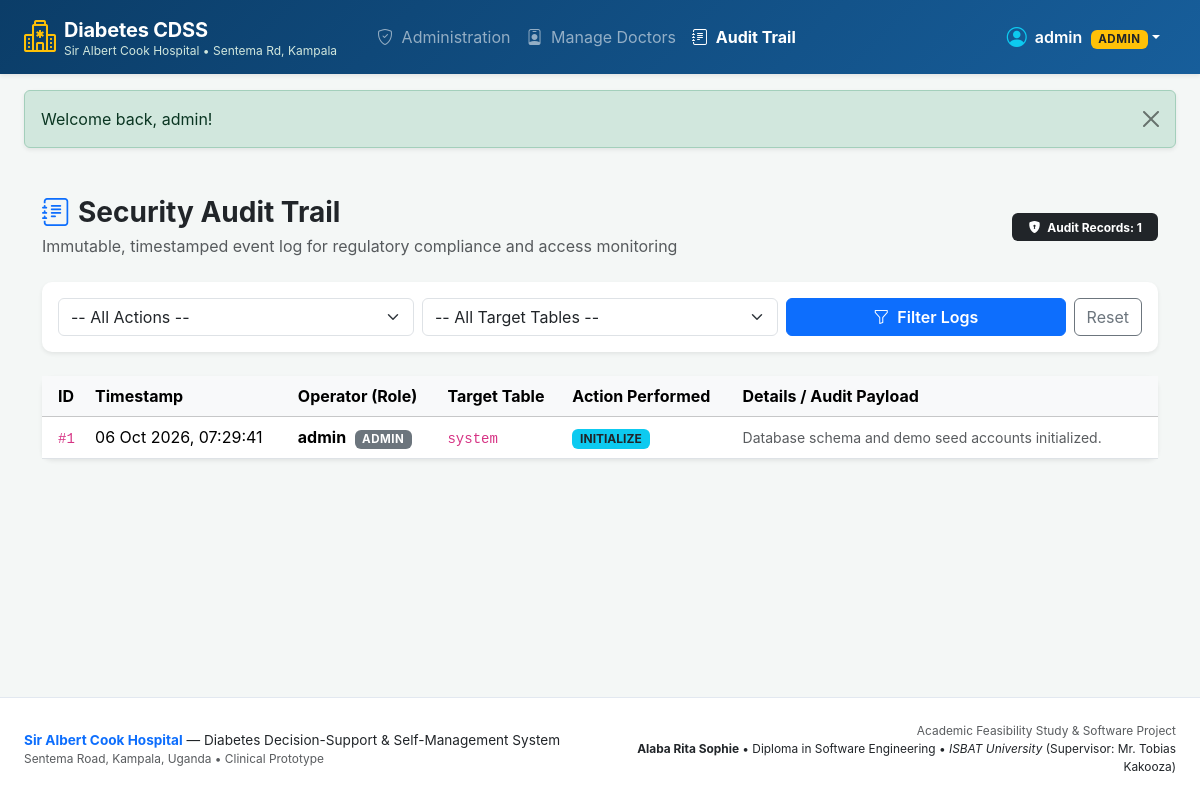
The app's page /admin/audit_trail.php (signed in) with its own data.
### tables this page shows
CREATE TABLE IF NOT EXISTS `audit_logs` (
    `log_id` INT AUTO_INCREMENT PRIMARY KEY,
    `user_id` INT NULL,
    `target_table` VARCHAR(50) NOT NULL,
    `action` VARCHAR(50) NOT NULL,
    `details` TEXT NOT NULL,
    `created_at` TIMESTAMP DEFAULT CURRENT_TIMESTAMP,
    CONSTRAINT `fk_audit_user` FOREIGN KEY (`user_id`) 
        REFERENCES `users` (`user_id`) ON DELETE SET NULL,
    INDEX `idx_audit_action` (`target_table`, `action`, `created_at`)
);

CREATE TABLE IF NOT EXISTS `users` (
    `user_id` INT AUTO_INCREMENT PRIMARY KEY,
    `username` VARCHAR(50) NOT NULL UNIQUE,
    `password_hash` VARCHAR(255) NOT NULL,
    `role` ENUM('patient', 'clinician', 'admin') NOT NULL,
    `email` VARCHAR(100) NOT NULL UNIQUE,
    `created_at` TIMESTAMP DEFAULT CURRENT_TIMESTAMP
);

### includes/auth.php (called while the page is built, shortened)
<?php
require_once __DIR__ . '/helpers.php';
function is_logged_in() {
    return isset($_SESSION['user_id']) && !empty($_SESSION['user_id']);
}
function current_user() {
    return [
        'user_id'   => $_SESSION['user_id'],
        'username'  => $_SESSION['username'],
        'role'      => $_SESSION['role'],
        'email'     => $_SESSION['email'] ?? '',
        'full_name' => $_SESSION['full_name'] ?? $_SESSION['username']
    ];
}

### admin/audit_trail.php (the view, shortened to what this page needs)
<?php
require_once __DIR__ . '/../includes/helpers.php';
require_once __DIR__ . '/../includes/auth.php';
$pdo = get_db_connection();
$sql = "
    SELECT a.*, u.username, u.role
    FROM audit_logs a
    LEFT JOIN users u ON a.user_id = u.user_id
    WHERE 1=1
";
$params = [];
$sql .= " ORDER BY a.created_at DESC LIMIT 100";
$stmt = $pdo->prepare($sql);
$stmt->execute($params);
$logs = $stmt->fetchAll();
require_once __DIR__ . '/../includes/header.php';
?>
<div class="container py-3">
    <div class="d-flex justify-content-between align-items-center mb-4">
        <div>
            <h3 class="fw-bold mb-1"><i class="bi bi-journal-text text-primary me-2"></i>Security Audit Trail</h3>
            <p class="text-muted mb-0">Immutable, timestamped event log for regulatory compliance and access monitoring</p>
        </div>
        <span class="badge bg-dark py-2 px-3">
            <i class="bi bi-shield-lock-fill me-1"></i> Audit Records: <?= count($logs) ?>
        </span>
    </div>
    <div class="card shadow-sm border-0 mb-4">
        <div class="card-body p-3">
            <form method="GET" action="audit_trail.php" class="row g-2 align-items-center">
                <div class="col-md-4">
                    <select name="action" class="form-select">
                        <option value="">-- All Actions --</option>
                    </select>
                </div>
                <div class="col-md-4">
                    <select name="table" class="form-select">
                        <option value="">-- All Target Tables --</option>
                    </select>
                </div>
                <div class="col-md-4 d-flex gap-2">
                    <button type="submit" class="btn btn-primary fw-semibold flex-grow-1">
                        <i class="bi bi-funnel me-1"></i> Filter Logs
                    </button>
                    <a href="audit_trail.php" class="btn btn-outline-secondary">Reset</a>
                </div>
            </form>
        </div>
    </div>
    <div class="card shadow-sm border-0">
        <div class="card-body p-0">
            <div class="table-responsive">
                <table class="table table-hover align-middle mb-0">
                    <thead class="table-light">
                        <tr>
                            <th class="ps-3">ID</th>
                            <th>Timestamp</th>
                            <th>Operator (Role)</th>
                            <th>Target Table</th>
                            <th>Action Performed</th>
                            <th class="pe-3">Details / Audit Payload</th>
                        </tr>
                    </thead>
                    <tbody>
                        <?php if (empty($logs)): ?>
                            <tr><td colspan="6" class="text-center py-4 text-muted">No matching audit logs found.</td></tr>
                        <?php else: ?>
                            <?php foreach ($logs as $log): ?>
                                <tr>
                                    <td class="ps-3"><code>#<?= $log['log_id'] ?></code></td>
                                    <td><?= date('d M Y, H:i:s', strtotime($log['created_at'])) ?></td>
                                    <td>
                                        <?php if ($log['username']): ?>
                                            <strong><?= htmlspecialchars($log['username']) ?></strong>
                                            <span class="badge bg-secondary badge-role ms-1"><?= htmlspecialchars($log['role']) ?></span>
                                        <?php else: ?>
                                            <span class="text-muted">System</span>
                                        <?php endif; ?>
                                    </td>
                                    <td><code><?= htmlspecialchars($log['target_table']) ?></code></td>
                                    <td>
                                        <span class="badge bg-info text-dark fw-bold"><?= htmlspecialchars($log['action']) ?></span>
                                    </td>
                                    <td class="pe-3 small text-muted"><?= htmlspecialchars($log['details']) ?></td>
                                </tr>
                            <?php endforeach; ?>
                        <?php endif; ?>
                    </tbody>
                </table>
            </div>
        </div>
    </div>
</div>
<?php require_once __DIR__ . '/../includes/footer.php'; ?>

### includes/header.php (shortened to what this page needs)
<?php
require_once __DIR__ . '/helpers.php';
require_once __DIR__ . '/auth.php';
$user = current_user();
?>
<!DOCTYPE html>
<html lang="en">
<head>
    <link href="https://cdn.jsdelivr.net/npm/bootstrap@5.3.2/dist/css/bootstrap.min.css" rel="stylesheet">
    <link rel="stylesheet" href="https://cdn.jsdelivr.net/npm/bootstrap-icons@1.11.3/font/bootstrap-icons.min.css">
</head>
<body>
<nav class="navbar navbar-expand-lg navbar-dark navbar-med shadow-sm sticky-top">
    <div class="container-fluid px-lg-4">
        <a class="navbar-brand d-flex align-items-center" href="<?= BASE_URL ?>">
            <i class="bi bi-hospital fs-2 me-2 text-warning"></i>
            <div>
                <span class="hospital-brand">Diabetes CDSS</span>
                <span class="hospital-subtitle">Sir Albert Cook Hospital • Sentema Rd, Kampala</span>
            </div>
        </a>
        <div class="collapse navbar-collapse" id="topNav">
            <ul class="navbar-nav me-auto mb-2 mb-lg-0 ms-lg-3">
                <?php if (is_logged_in()): ?>
                    <?php if ($_SESSION['role'] === 'patient'): ?>
                        <li class="nav-item">
                            <a class="nav-link <?= (str_contains($_SERVER['REQUEST_URI'], 'patient/dashboard')) ? 'active fw-bold' : '' ?>" href="<?= BASE_URL ?>patient/dashboard.php">
                                <i class="bi bi-speedometer2 me-1"></i> My Dashboard
                            </a>
                        </li>
                        <li class="nav-item">
                            <a class="nav-link <?= (str_contains($_SERVER['REQUEST_URI'], 'patient/log_glucose')) ? 'active fw-bold' : '' ?>" href="<?= BASE_URL ?>patient/log_glucose.php">
                                <i class="bi bi-plus-circle me-1"></i> Log Reading
                            </a>
                        </li>
                        <li class="nav-item">
                            <a class="nav-link <?= (str_contains($_SERVER['REQUEST_URI'], 'patient/history')) ? 'active fw-bold' : '' ?>" href="<?= BASE_URL ?>patient/history.php">
                                <i class="bi bi-graph-up me-1"></i> Glucose History
                            </a>
                        </li>
                    <?php elseif ($_SESSION['role'] === 'admin'): ?>
                        <li class="nav-item">
                            <a class="nav-link <?= (str_contains($_SERVER['REQUEST_URI'], 'admin/dashboard')) ? 'active fw-bold' : '' ?>" href="<?= BASE_URL ?>admin/dashboard.php">
                                <i class="bi bi-shield-check me-1"></i> Administration
                            </a>
                        </li>
                        <li class="nav-item">
                            <a class="nav-link <?= (str_contains($_SERVER['REQUEST_URI'], 'admin/manage_clinicians')) ? 'active fw-bold' : '' ?>" href="<?= BASE_URL ?>admin/manage_clinicians.php">
                                <i class="bi bi-person-badge me-1"></i> Manage Doctors
                            </a>
                        </li>
                        <li class="nav-item">
                            <a class="nav-link <?= (str_contains($_SERVER['REQUEST_URI'], 'admin/audit_trail')) ? 'active fw-bold' : '' ?>" href="<?= BASE_URL ?>admin/audit_trail.php">
                                <i class="bi bi-journal-text me-1"></i> Audit Trail
                            </a>
                        </li>
                    <?php endif; ?>
                <?php endif; ?>
            </ul>
            <ul class="navbar-nav ms-auto align-items-lg-center">
                <?php if (is_logged_in()): ?>
                    <li class="nav-item dropdown me-2">
                        <a class="nav-link dropdown-toggle text-white d-flex align-items-center" href="#" role="button" data-bs-toggle="dropdown">
                            <i class="bi bi-person-circle fs-5 me-2 text-info"></i>
                            <div>
                                <span class="fw-semibold"><?= htmlspecialchars($user['full_name']) ?></span>
                                <span class="badge bg-warning text-dark ms-1 badge-role"><?= htmlspecialchars($user['role']) ?></span>
                            </div>
                        </a>
                    </li>
                <?php endif; ?>
            </ul>
        </div>
    </div>
</nav>
<div class="container-fluid px-lg-4 py-3">
    <?= display_flash() ?>
</div>
<main class="main-content">

### includes/header.php (style rules this page uses)
:root { --primary-med: #0d6efd; --med-dark: #0a4275; --danger-bg: #dc3545; --warning-bg: #ffc107; --success-med: #198754; }
body { background-color: #f4f7f6; font-family: -apple-system, BlinkMacSystemFont, "Segoe UI", Roboto, "Helvetica Neue", Arial, sans-serif; min-height: 100vh; display: flex; flex-direction: column; }
.main-content { flex: 1; }
.hospital-brand { font-weight: 700; letter-spacing: -0.2px; }
.hospital-subtitle { font-size: 0.75rem; color: #d1e7dd; display: block; margin-top: -3px; }
.navbar-med { background: linear-gradient(135deg, #0b3d68 0%, #175e9b 100%); }
.card { border: none; border-radius: 10px; box-shadow: 0 4px 12px rgba(0,0,0,0.05); }
.badge-role { font-size: 0.72rem; padding: 0.35em 0.65em; text-transform: uppercase; font-weight: 700; letter-spacing: 0.5px; }

### records on screen
audit_logs: user.role "ADMIN", log_id "1", created_at "06 Oct 2026, 07:29:41", user.username "admin", target_table "system", action "INITIALIZE", details "Database schema and demo seed accounts initialized."

### other values on screen
$user['full_name'] "admin"
$message "Welcome back, admin!"
count($logs) "1"
